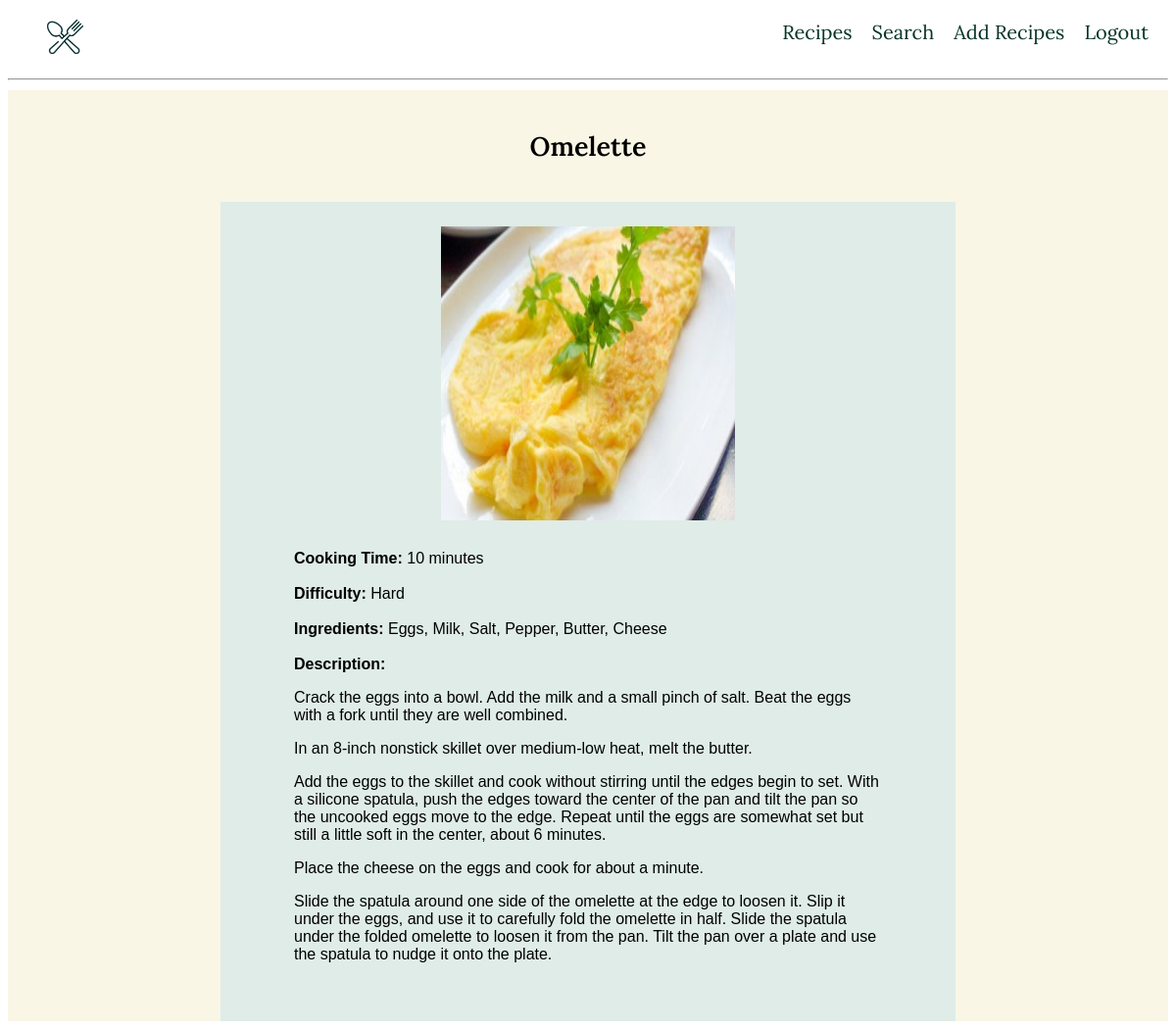
/list/3 (signed in), run on the app's committed database.
### recipes/models.py (models this page shows, shortened)
class Recipe(models.Model):
    name = models.CharField(max_length=120, verbose_name='Name')
    cooking_time = models.PositiveIntegerField(help_text='in minutes', verbose_name='Cooking Time')
    ingredients = models.CharField(max_length=350, verbose_name='Ingredients')
    description = models.TextField(default='')
    pic = models.ImageField(upload_to='recipes', default='no_pic.jpeg')
    def calculate_difficulty(self):
      ingredients = self.ingredients.split(', ')
      if self.cooking_time < 10 and len(ingredients) < 4:
        difficulty = 'Easy'
      elif self.cooking_time < 10 and len(ingredients) >= 4:
        difficulty = 'Medium'
      elif self.cooking_time >= 10 and len(ingredients) < 4:
        difficulty = 'Intermediate'
      elif self.cooking_time >= 10 and len(ingredients) >=4:
        difficulty = 'Hard'
      return difficulty

### recipes/views.py (the view)
# urls.py: path('list/<pk>', RecipeDetailView.as_view(), name='detail'),
class RecipeDetailView(LoginRequiredMixin, DetailView):
    model = Recipe
    template_name = 'recipes/detail.html'

### recipes/templates/recipes/detail.html (shortened to what this page needs)
{% load static %}
<!DOCTYPE html>
<html lang="en">
	<head>
		<link rel="stylesheet" type="text/css" href="{% static 'recipes/css/styles.css'%}">
	</head>
  <header class="page-header">
		<nav class="main-navigation">
			<ul role="menubar" class="navigation-list">
				<li role="presentation" class="nav-list__item">
					<a href="{%url 'recipes:home' %}"role="menuitem"><img class="fork-spoon" src="../static/recipes/images/fork-spoon.png"></a>
				</li>
				<li role="presentation" class="nav-list__item item-2">
					<a href="{%url 'recipes:list' %}" role="menuitem">Recipes</a>
				</li>
        <li role="presentation" class="nav-list__item nav-search">
					<a href="{%url 'recipes:search' %}" role="menuitem">Search</a>
				</li>
				<li role="presentation" class="nav-list__item nav-add">
					<a href="{%url 'recipes:add_recipe' %}" role="menuitem">Add Recipes</a>
				</li>
        <li role="presentation" class="nav-list__item">
					<a href="{%url 'logout' %}" role="menuitem">Logout</a>
				</li>
			</ul>
		</nav>
    <hr>
  </header>
  <body class="detail-body">
		<div class="beige-background">
    <h2>{{object.name}}</h2>
      <div class="detail-info">
        <img class="detail-img" src="{{object.pic.url}}" width="200" height="200" />
        <div class="detail-desc">
          <b>Cooking Time: </b> {{object.cooking_time}} minutes<br>
          <br>
          <b>Difficulty: </b> {{object.calculate_difficulty}} <br>
          <br>
          <b>Ingredients: </b> {{object.ingredients}} <br>
          <br>
          <b>Description: </b> {{object.description | linebreaks}} <br>
        </div>
      </div>
			</div>
  </body>
</html>

### recipes/static/recipes/css/styles.css (style rules this page uses)
header { font-family: 'Lora', serif; font-weight: 400; font-size: 20px; color: rgb(7, 52, 38); }
h2 { font-family: 'Lora', serif; font-weight: 600; font-size: 27px; text-align: center; padding: 40px 0; margin: 0 0; }
body { font-family: 'Lora', serif; color: black; }
.detail-desc { font-family: sans-serif; }
a { text-decoration: none; }
a:link, a:visited { color: rgb(7, 52, 38); }
.fork-spoon { height: 35px; width: auto; }
.navigation-list { list-style-type: none; display: flex; padding-right: 20px; }
.nav-list__item:first-child { flex: 1 1 60%; }
.nav-list__item:last-child, .nav-search, .nav-add, .item-2 { margin-left: 20px; }
img.detail-img { display: block; margin-left: auto; margin-right: auto; width: 300px; height: 300px; padding-bottom: 30px; }
.detail-info { display: block; margin-left: auto; margin-right: auto; width: 600px; background-color: #dfece7; padding: 25px 75px; }
.beige-background { background-color: rgb(249, 246, 230); height: 100%; width: 100%; }

### data on the page
Recipe: name "Omelette", pic (picture), cooking_time "10", calculate_difficulty "Hard", ingredients "Eggs, Milk, Salt, Pepper, Butter, Cheese", description "Crack the eggs into a bowl. Add the milk and a small pinch of salt. Beat the eggs with a fork until they are well combined. In an 8-inch nonstick skillet over medium-low heat, melt the butter. Add the eggs to the skillet and cook without stirring until the edges begin to set. With a silicone spatula, push the edges toward the center of the pan and tilt the pan so the uncooked eggs move to the edge. Repeat until the eggs are somewhat set but still a little soft in the center, about 6 minutes. Place the cheese on the eggs and cook for about a minute. Slide the spatula around one side of the omelette at the edge to loosen it. Slip it under the eggs, and use it to carefully fold the omelette in…"
